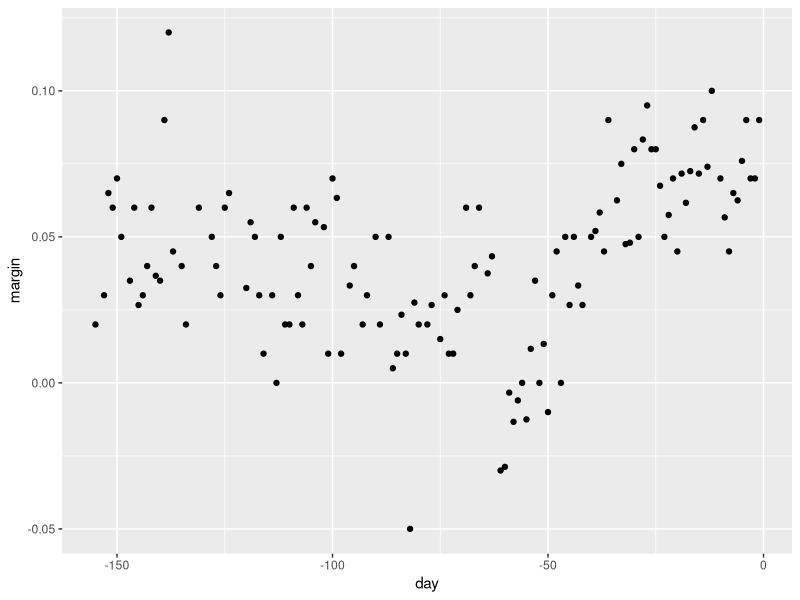
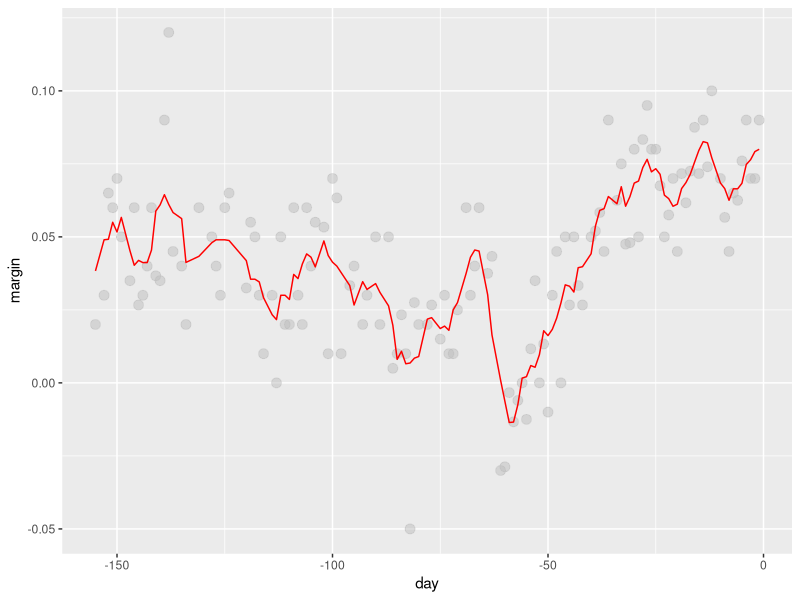
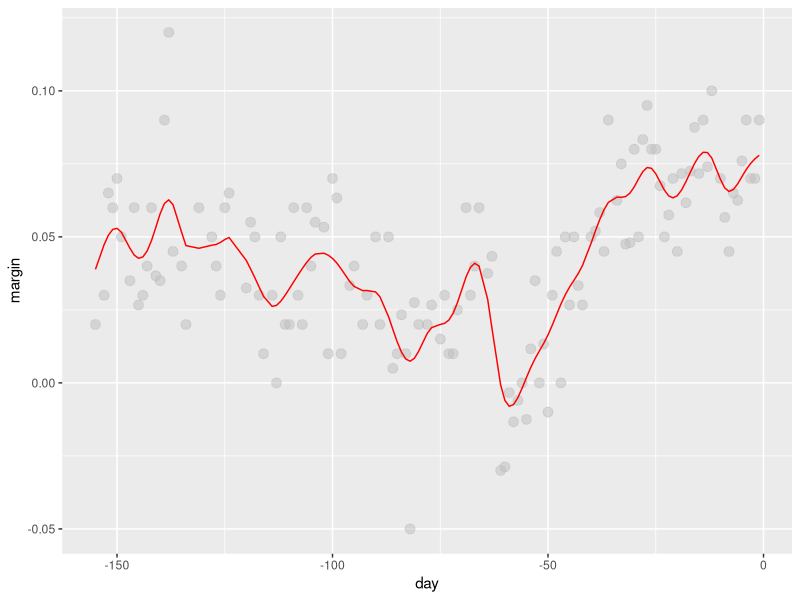
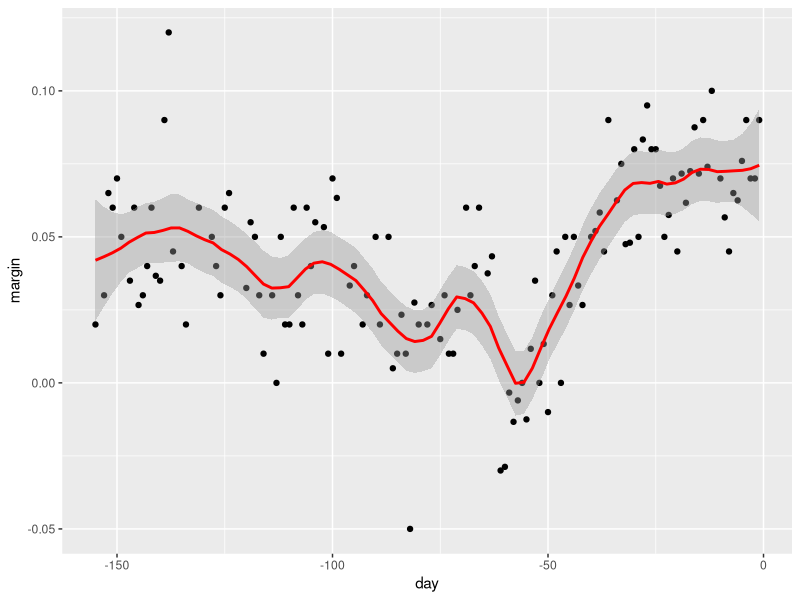
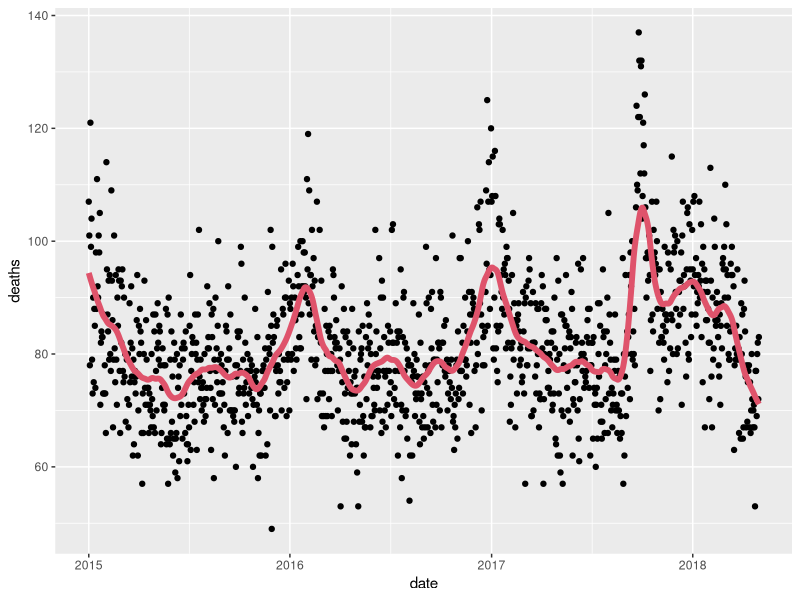

Here is the R script that generated these plots, in order: (Note: this script raises an error after producing the figures.)
# HarvardX: PH125.8x
# Data Science: Machine Learning
# R code from course videos

library(ggplot2)
library(lattice)
library(caret)
library(dslabs)
library(tidyverse)

### Introduction to Smoothing
# Code
data("polls_2008")
qplot(day, margin, data = polls_2008)

### Bin Smoothing and Kernels
# Code
# bin smoothers
span <- 7 
fit <- with(polls_2008,ksmooth(day, margin, x.points = day, kernel="box", bandwidth =span))
polls_2008 %>% mutate(smooth = fit$y) %>%
  ggplot(aes(day, margin)) +
  geom_point(size = 3, alpha = .5, color = "grey") + 
  geom_line(aes(day, smooth), color="red")

# kernel
span <- 7
fit <- with(polls_2008, ksmooth(day, margin,  x.points = day, kernel="normal", bandwidth = span))
polls_2008 %>% mutate(smooth = fit$y) %>%
  ggplot(aes(day, margin)) +
  geom_point(size = 3, alpha = .5, color = "grey") + 
  geom_line(aes(day, smooth), color="red")


### Local Weighted Regression (loess)
polls_2008 %>% ggplot(aes(day, margin)) +
  geom_point() + 
  geom_smooth(color="red", span = 0.15, method = "loess", method.args = list(degree=1))


### Comprehension Check: Smoothing
library(tidyverse)
library(lubridate)
library(purrr)
library(pdftools)

fn <- system.file("extdata", "RD-Mortality-Report_2015-18-180531.pdf", package="dslabs")
dat <- map_df(str_split(pdf_text(fn), "\n"), function(s){
  s <- str_trim(s)
  header_index <- str_which(s, "2015")[1]
  tmp <- str_split(s[header_index], "\\s+", simplify = TRUE)
  month <- tmp[1]
  header <- tmp[-1]
  tail_index  <- str_which(s, "Total")
  n <- str_count(s, "\\d+")
  out <- c(1:header_index, which(n==1), which(n>=28), tail_index:length(s))
  s[-out] %>%
    str_remove_all("[^\\d\\s]") %>%
    str_trim() %>%
    str_split_fixed("\\s+", n = 6) %>%
    .[,1:5] %>%
    as_data_frame() %>% 
    setNames(c("day", header)) %>%
    mutate(month = month,
           day = as.numeric(day)) %>%
    gather(year, deaths, -c(day, month)) %>%
    mutate(deaths = as.numeric(deaths))
}) %>%
  mutate(month = recode(month, "JAN" = 1, "FEB" = 2, "MAR" = 3, "APR" = 4, "MAY" = 5, "JUN" = 6, 
                        "JUL" = 7, "AGO" = 8, "SEP" = 9, "OCT" = 10, "NOV" = 11, "DEC" = 12)) %>%
  mutate(date = make_date(year, month, day)) %>%
  dplyr::filter(date <= "2018-05-01")

### Q1
# Use the loess() function to obtain a smooth estimate of the expected number of deaths as a function of
# date. Plot this resulting smooth function. Make the span about two months long and use degree = 1.

# Which of the following plots is correct? # 1

span <- 60 / as.numeric(diff(range(dat$date)))
fit <- dat %>% mutate(x = as.numeric(date)) %>% loess(deaths ~ x, data = ., span = span, degree = 1)
dat %>% mutate(smooth = predict(fit, as.numeric(date))) %>%
  ggplot() +
  geom_point(aes(date, deaths)) +
  geom_line(aes(date, smooth), lwd = 2, col = 2)



# Q2
# Work with the same data as in Q1 to plot smooth estimates against day of the year, all on the same plot,
# but with different colors for each year. Which code produces the desired plot?

#1
span <- 60 / as.numeric(diff(range(dat$date)))
fit <- dat %>% mutate(x = as.numeric(date)) %>% loess(deaths ~ x, data = ., span = span, degree = 1)
dat %>% 
  mutate(smooth = predict(fit), day = yday(date), year = as.character(year(date))) %>%
  ggplot(aes(day, smooth, col = year)) +
  geom_line(lwd = 2)


#2
span <- 60 / as.numeric(diff(range(dat$date)))
fit <- dat %>% mutate(x = as.numeric(date)) %>% loess(deaths ~ x, data = ., span = span, degree = 1)
dat %>% 
  mutate(smooth = predict(fit, as.numeric(date)), day = mday(date), year = as.character(year(date))) %>%
  ggplot(aes(day, smooth, col = year)) +
  geom_line(lwd = 2)


#3
span <- 60 / as.numeric(diff(range(dat$date)))
fit <- dat %>% mutate(x = as.numeric(date)) %>% loess(deaths ~ x, data = ., span = span, degree = 1)
dat %>% 
  mutate(smooth = predict(fit, as.numeric(date)), day = yday(date), year = as.character(year(date))) %>%
  ggplot(aes(day, smooth)) +
  geom_line(lwd = 2)


#4 right answer
span <- 60 / as.numeric(diff(range(dat$date)))
fit <- dat %>% mutate(x = as.numeric(date)) %>% loess(deaths ~ x, data = ., span = span, degree = 1)
dat %>% 
  mutate(smooth = predict(fit, as.numeric(date)), day = yday(date), year = as.character(year(date))) %>%
  ggplot(aes(day, smooth, col = year)) +
  geom_line(lwd = 2)



# Q3
# Suppose we want to predict 2s and 7s in the mnist_27 dataset with just the second covariate. 
# Can we do this? On first inspection it appears the data does not have much predictive power.
# In fact, if we fit a regular logistic regression the coefficient for x_2 is not significant!
# This can be seen using this code:

library(broom)
mnist_27$train %>% glm(y ~ x_2, family = "binomial", data = .) %>% tidy()

# Plotting a scatterplot here is not useful since y is binary:
qplot(x_2, y, data = mnist_27$train)

# Fit a loess line to the data above and plot the results. What do you observe?
# There is no predictive power and the conditional probability is linear.
# There is no predictive power and the conditional probability is non-linear.
# There is predictive power and the conditional probability is linear.
# There is predictive power and the conditional probability is non-linear. # right

# Explanation. Note that there is indeed predictive power, but that the conditional probability is 
# non-linear. The loess line can be plotted using the following code:
  
mnist_27$train %>% 
mutate(y = ifelse(y=="7", 1, 0)) %>%
ggplot(aes(x_2, y)) + 
geom_smooth(method = "loess")
